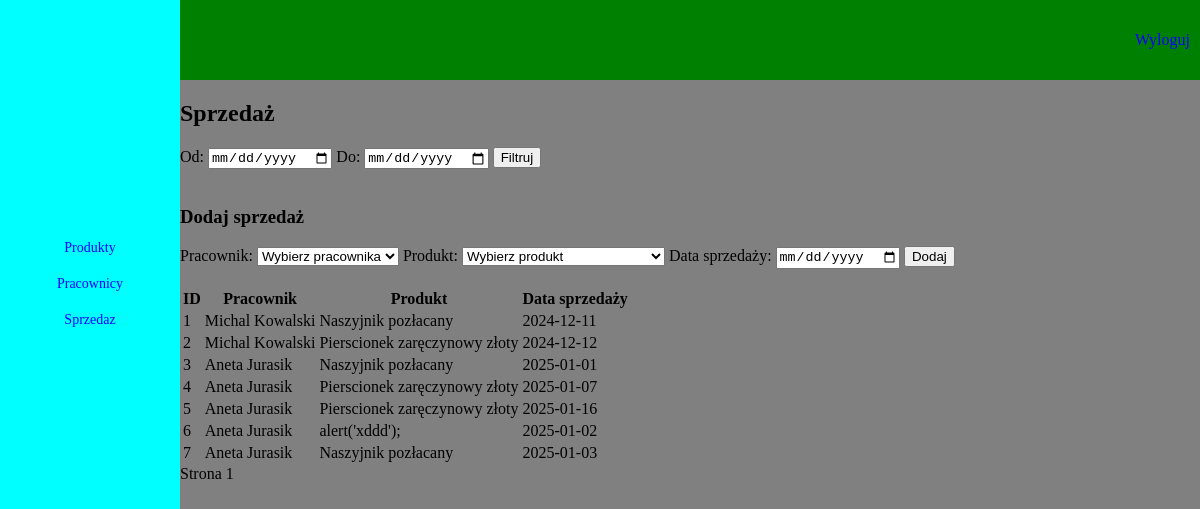
The page /dashboard/sprzedaz (signed in) on the database as committed earlier.
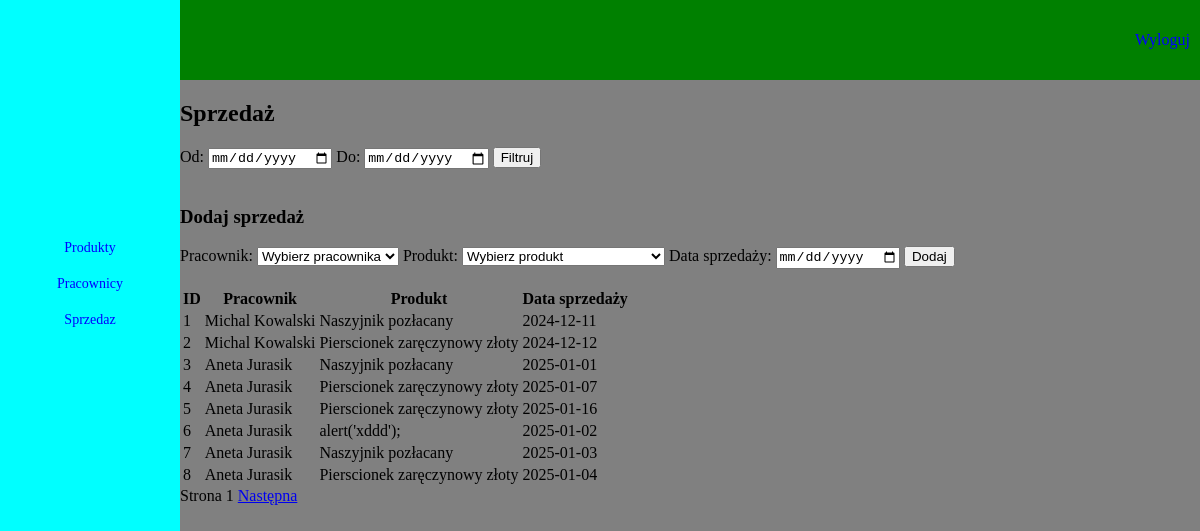
The same page on the database as committed later.
### tables this page shows
CREATE TABLE sprzedaz (
    id INTEGER PRIMARY KEY AUTOINCREMENT,
    id_pracownika INTEGER,
    id_produktu INTEGER,
    data_sprzedazy TEXT NOT NULL,
    FOREIGN KEY(id_pracownika) REFERENCES pracownicy(id),
    FOREIGN KEY(id_produktu) REFERENCES produkty(id)
);

CREATE TABLE produkty (
    id INTEGER PRIMARY KEY AUTOINCREMENT,
    nazwa TEXT NOT NULL,
    cena REAL NOT NULL);

### niezabezpieczona_aplikacja/views/sprzedaz.py (the view)
@sprzedaz_bp.route('/sprzedaz', methods=['GET', 'POST'])
def sprzedaz():
    if 'user_id' not in session:
        return redirect(url_for('login.login'))
    page = int(request.args.get('page', 1))
    start_date = request.args.get('start_date', '')
    end_date = request.args.get('end_date', '')
    sprzedaz = get_sprzedaz(per_page=8, page=page, start_date=start_date, end_date=end_date)
    if request.method == 'POST':
        id_pracownika = int(request.form['id_pracownika'])
        id_produktu = int(request.form['id_produktu'])
        data_sprzedazy = request.form['data_sprzedazy']
        add_sprzedaz(id_pracownika, id_produktu, data_sprzedazy)
        return redirect(url_for('sprzedaz.sprzedaz', page=page))
    produkty = get_produkty()
    pracownicy = get_sklepowi_pracownicy()
    return render_template(
        'sprzedaz.html',
        sprzedaz=sprzedaz,
        produkty=produkty,
        pracownicy=pracownicy,
        page=page,
        per_page=8,
        start_date=start_date,
        end_date=end_date
    )

### niezabezpieczona_aplikacja/views/sprzedaz.py (called while the page is built)
def get_db_connection():
    conn = sqlite3.connect(db_path)
    conn.row_factory = sqlite3.Row
    return conn

def get_sprzedaz(per_page=8, page=1, start_date=None, end_date=None):
    offset = (page - 1) * per_page
    conn = get_db_connection()
    cursor = conn.cursor()
    query = """
        SELECT sprzedaz.id, pracownicy.imie || ' ' || pracownicy.nazwisko AS pracownik,
               produkty.nazwa AS produkt, sprzedaz.data_sprzedazy
        FROM sprzedaz
        JOIN pracownicy ON sprzedaz.id_pracownika = pracownicy.id
        JOIN produkty ON sprzedaz.id_produktu = produkty.id
    """
    if start_date and end_date:
        query += f" WHERE sprzedaz.data_sprzedazy BETWEEN '{start_date}' AND '{end_date}'"
    query += f" LIMIT {per_page} OFFSET {offset}"
    cursor.execute(query)
    results = cursor.fetchall()
    conn.close()
    return results

def get_produkty():
    conn = get_db_connection()
    cursor = conn.cursor()
    cursor.execute("SELECT id, nazwa FROM produkty")
    produkty = cursor.fetchall()
    conn.close()
    return produkty

### niezabezpieczona_aplikacja/templates/sprzedaz.html (shortened to what this page needs)
<!DOCTYPE html>
<html lang="pl">
  <head>
    <link rel="stylesheet" type="text/css" href="{{ url_for('static', filename='css/dashboard_main.css') }}" />
  </head>
  <body>
    <div id="top_menu">
      <a href="{{ url_for('logout.logout') }}">Wyloguj</a>
    </div>
    <div id="content">
      <h2>Sprzedaż</h2>
   <form method="GET" action="{{ url_for('sprzedaz.sprzedaz') }}">
    <label for="start_date">Od:</label>
    <input type="date" name="start_date" id="start_date" value="{{ start_date }}">
    <label for="end_date">Do:</label>
    <input type="date" name="end_date" id="end_date" value="{{ end_date }}">
    <button type="submit">Filtruj</button>
</form>
      <br>
      <form method="POST">
        <h3>Dodaj sprzedaż</h3>
        <label for="id_pracownika">Pracownik:</label>
        <select name="id_pracownika" id="id_pracownika" required>
          <option value="" disabled selected>Wybierz pracownika</option>
        </select>
        <label for="id_produktu">Produkt:</label>
        <select name="id_produktu" id="id_produktu" required>
          <option value="" disabled selected>Wybierz produkt</option>
        </select>
        <label for="data_sprzedazy">Data sprzedaży:</label>
        <input type="date" name="data_sprzedazy" id="data_sprzedazy" required />
        <button type="submit">Dodaj</button>
      </form>
      <br>
      <table>
        <thead>
          <tr>
            <th>ID</th>
            <th>Pracownik</th>
            <th>Produkt</th>
            <th>Data sprzedaży</th>
          </tr>
        </thead>
        <tbody>
          {% for item in sprzedaz %}
            <tr>
              <td>{{ item[0] }}</td>
              <td>{{ item[1] }}</td>
              <td>{{ item[2] }}</td>
              <td>{{ item[3] }}</td>
            </tr>
          {% endfor %}
        </tbody>
      </table>
      <div id="pagination">
        <span>Strona {{ page }}</span>
        {% if sprzedaz|length == per_page %}
          <a href="{{ url_for('sprzedaz.sprzedaz', page=page+1, start_date=start_date, end_date=end_date) }}">Następna</a>
        {% endif %}
      </div>
    </div>
    <div id="left_menu">
      <a href="{{ url_for('produkty.produkty') }}">Produkty</a>
      <a href="{{ url_for('pracownicy.pracownicy') }}">Pracownicy</a>
      <a href="{{ url_for('sprzedaz.sprzedaz') }}">Sprzedaz</a>
    </div>
  </body>
</html>

Rows that differ between the two databases and show on the page:
added sprzedaz: id "8", item "Aneta Jurasik", nazwa "Pierscionek zaręczynowy złoty", data_sprzedazy "2025-01-04"
Other text that changed with them:
text now shown: "Następna"
